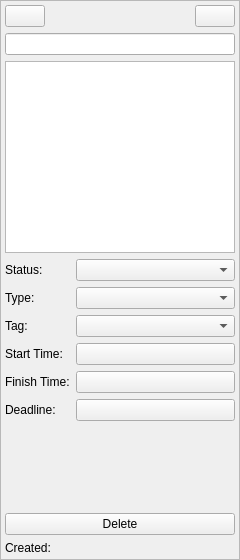
<?xml version="1.0" encoding="UTF-8"?>
<ui version="4.0">
 <class>RevelationRightSidebarClass</class>
 <widget class="QWidget" name="RevelationRightSidebarClass">
  <property name="geometry">
   <rect>
    <x>0</x>
    <y>0</y>
    <width>240</width>
    <height>560</height>
   </rect>
  </property>
  <property name="windowTitle">
   <string>RevelationRightSidebar</string>
  </property>
  <layout class="QGridLayout" name="gridLayout_2">
   <property name="leftMargin">
    <number>0</number>
   </property>
   <property name="topMargin">
    <number>0</number>
   </property>
   <property name="rightMargin">
    <number>0</number>
   </property>
   <property name="bottomMargin">
    <number>0</number>
   </property>
   <item row="0" column="0">
    <widget class="QFrame" name="frame">
     <property name="frameShape">
      <enum>QFrame::Shape::StyledPanel</enum>
     </property>
     <property name="frameShadow">
      <enum>QFrame::Shadow::Raised</enum>
     </property>
     <layout class="QGridLayout" name="gridLayout_4">
      <property name="leftMargin">
       <number>4</number>
      </property>
      <property name="topMargin">
       <number>4</number>
      </property>
      <property name="rightMargin">
       <number>4</number>
      </property>
      <property name="bottomMargin">
       <number>4</number>
      </property>
      <item row="1" column="0" colspan="3">
       <widget class="QWidget" name="widget" native="true">
        <layout class="QGridLayout" name="gridLayout_3">
         <property name="leftMargin">
          <number>0</number>
         </property>
         <property name="topMargin">
          <number>0</number>
         </property>
         <property name="rightMargin">
          <number>0</number>
         </property>
         <property name="bottomMargin">
          <number>0</number>
         </property>
         <item row="2" column="0">
          <layout class="QGridLayout" name="gridLayout" columnstretch="0,1">
           <item row="0" column="0">
            <widget class="FluLabel" name="label_2">
             <property name="text">
              <string>Status:</string>
             </property>
            </widget>
           </item>
           <item row="1" column="0">
            <widget class="FluLabel" name="label">
             <property name="text">
              <string>Type:</string>
             </property>
            </widget>
           </item>
           <item row="2" column="0">
            <widget class="FluLabel" name="label_3">
             <property name="text">
              <string>Tag:</string>
             </property>
            </widget>
           </item>
           <item row="3" column="0">
            <widget class="FluLabel" name="label_4">
             <property name="text">
              <string>Start Time:</string>
             </property>
            </widget>
           </item>
           <item row="4" column="0">
            <widget class="FluLabel" name="label_5">
             <property name="text">
              <string>Finish Time:</string>
             </property>
            </widget>
           </item>
           <item row="5" column="0">
            <widget class="FluLabel" name="label_6">
             <property name="text">
              <string>Deadline:</string>
             </property>
            </widget>
           </item>
           <item row="3" column="1">
            <widget class="FluCalendarDateTimePicker" name="btnSelectStartTime">
             <property name="text">
              <string/>
             </property>
            </widget>
           </item>
           <item row="4" column="1">
            <widget class="FluCalendarDateTimePicker" name="btnSelectFinishTime">
             <property name="text">
              <string/>
             </property>
            </widget>
           </item>
           <item row="5" column="1">
            <widget class="FluCalendarDateTimePicker" name="btnSelectDeadline">
             <property name="text">
              <string/>
             </property>
            </widget>
           </item>
           <item row="1" column="1">
            <widget class="FluComboBox" name="cbType"/>
           </item>
           <item row="0" column="1">
            <widget class="FluComboBox" name="cbStatus"/>
           </item>
           <item row="2" column="1">
            <widget class="FluComboBox" name="cbTag"/>
           </item>
          </layout>
         </item>
         <item row="3" column="0">
          <spacer name="verticalSpacer">
           <property name="orientation">
            <enum>Qt::Orientation::Vertical</enum>
           </property>
           <property name="sizeHint" stdset="0">
            <size>
             <width>20</width>
             <height>83</height>
            </size>
           </property>
          </spacer>
         </item>
         <item row="0" column="0">
          <widget class="FluLineEdit" name="editTitle"/>
         </item>
         <item row="1" column="0">
          <widget class="FluTextEdit" name="editDesc"/>
         </item>
         <item row="4" column="0">
          <widget class="FluPushButton" name="btnDelete">
           <property name="text">
            <string>Delete</string>
           </property>
          </widget>
         </item>
        </layout>
       </widget>
      </item>
      <item row="0" column="0">
       <widget class="FluPushButton" name="btnAddToRoutine">
        <property name="text">
         <string/>
        </property>
       </widget>
      </item>
      <item row="0" column="2">
       <widget class="FluPushButton" name="btnHide">
        <property name="text">
         <string/>
        </property>
       </widget>
      </item>
      <item row="2" column="0" colspan="3">
       <widget class="FluLabel" name="labelCreateTime">
        <property name="text">
         <string>Created:</string>
        </property>
       </widget>
      </item>
      <item row="0" column="1">
       <spacer name="horizontalSpacer">
        <property name="orientation">
         <enum>Qt::Orientation::Horizontal</enum>
        </property>
        <property name="sizeHint" stdset="0">
         <size>
          <width>40</width>
          <height>20</height>
         </size>
        </property>
       </spacer>
      </item>
     </layout>
    </widget>
   </item>
  </layout>
 </widget>
 <layoutdefault spacing="6" margin="11"/>
 <customwidgets>
  <customwidget>
   <class>FluPushButton</class>
   <extends>QPushButton</extends>
   <header location="global">FluPushButton.h</header>
  </customwidget>
  <customwidget>
   <class>FluComboBox</class>
   <extends>QComboBox</extends>
   <header location="global">FluComboBox.h</header>
  </customwidget>
  <customwidget>
   <class>FluLabel</class>
   <extends>QLabel</extends>
   <header location="global">FluLabel.h</header>
  </customwidget>
  <customwidget>
   <class>FluTextEdit</class>
   <extends>QTextEdit</extends>
   <header location="global">FluTextEdit.h</header>
  </customwidget>
  <customwidget>
   <class>FluLineEdit</class>
   <extends>QLineEdit</extends>
   <header location="global">FluLineEdit.h</header>
  </customwidget>
  <customwidget>
   <class>FluCalendarDateTimePicker</class>
   <extends>QPushButton</extends>
   <header location="global">FluCalendarDateTimePicker.h</header>
  </customwidget>
 </customwidgets>
 <resources/>
 <connections/>
</ui>
